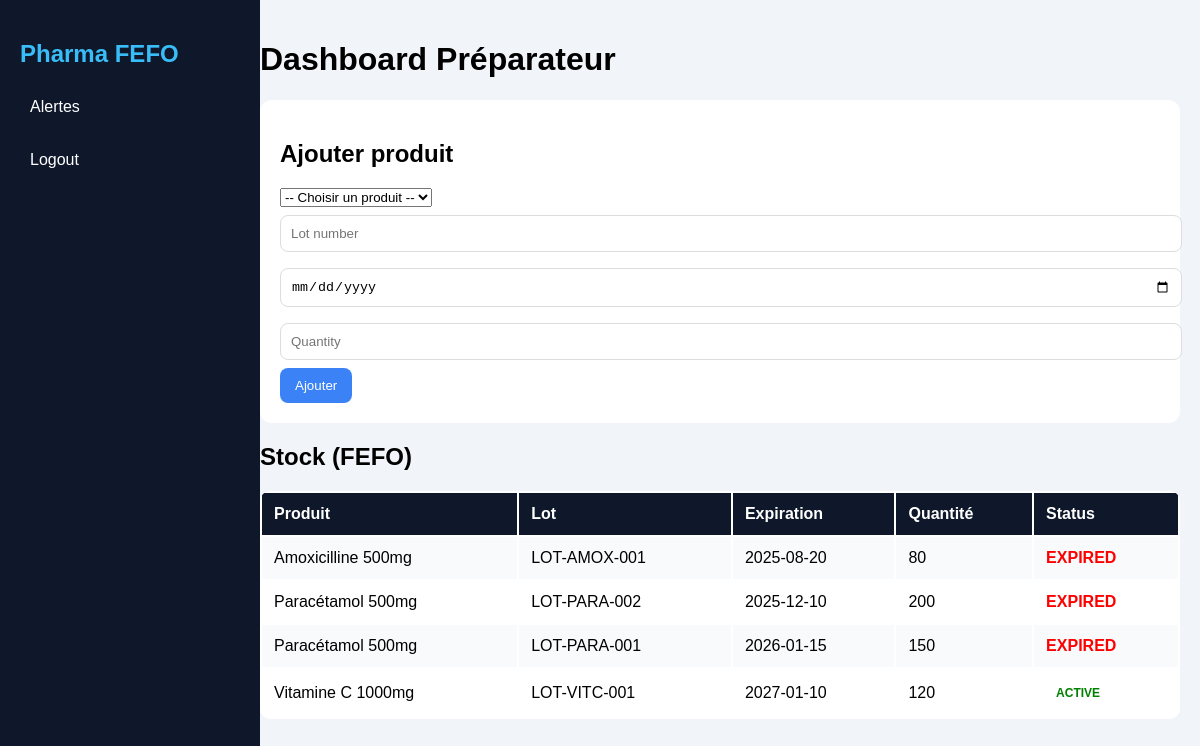
The app's page /index.php?action=preparateur_dashboard (signed in) with its own data.
### tables this page shows
CREATE TABLE stock_batches (
    id INT AUTO_INCREMENT PRIMARY KEY,

    product_id INT NOT NULL,

    lot_number VARCHAR(100) NOT NULL,

    quantity INT NOT NULL DEFAULT 0,

   

    expiry_date DATE NOT NULL,

    created_at TIMESTAMP DEFAULT CURRENT_TIMESTAMP,

    CONSTRAINT fk_product
        FOREIGN KEY (product_id)
        REFERENCES products(id)
        ON DELETE CASCADE
);

CREATE TABLE products (
    id INT AUTO_INCREMENT PRIMARY KEY,
    code VARCHAR(50) UNIQUE NOT NULL,
    name VARCHAR(255) NOT NULL
    
);

### src/Controller/PrepaController.php (called while the page is built, shortened)
<?php
require_once __DIR__ . '/../Repository/StockBatchRepository.php';
class PreparateurController
{
    private StockRepository $stockRepo;
    public function __construct(StockRepository $stockRepo)
    {
        $this->stockRepo = $stockRepo;
    }
    public function dashboard()
    {
        $stock = $this->stockRepo->getStock();
        require dirname(__DIR__, 2) . "/templates/prepa/dashboard.php";
    }
}

### src/Repository/StockBatchRepository.php (called while the page is built, shortened)
<?php
class StockRepository
{
    private PDO $pdo;
    public function __construct(PDO $pdo)
    {
        $this->pdo = $pdo;
    }
    public function getStock()
    {
        $stmt = $this->pdo->query("
            SELECT b.*, p.name, p.code
            FROM stock_batches b
            JOIN products p ON p.id = b.product_id
            ORDER BY b.expiry_date ASC
        ");
        return $stmt->fetchAll(PDO::FETCH_ASSOC);
    }
}

### templates/prepa/dashboard.php (the view, shortened to what this page needs)
<!DOCTYPE html>
<html lang="fr">
<head>
</head>
<body>
<div class="sidebar">
    <h2>Pharma FEFO</h2>
    <a href="index.php?action=alerts"> Alertes</a>
    <a href="index.php?action=logout"> Logout</a>
</div>
<div class="main">
    <h1>Dashboard Préparateur</h1>
    <div class="form-box">
        <h2>Ajouter produit</h2>
      <form method="POST" action="index.php?action=store_stock">
 <select name="product_id" required>
    <option value="">-- Choisir un produit --</option>
</select>
    <input type="text" name="lot_number" placeholder="Lot number" required>
    <input type="date" name="expiry_date" required>
    <input type="number" name="quantity" min="1" required placeholder="Quantity">
    <button>Ajouter</button>
</form>
    </div>
    <h2>Stock (FEFO)</h2>
    <table>
        <tr>
            <th>Produit</th>
            <th>Lot</th>
            <th>Expiration</th>
            <th>Quantité</th>
            <th>Status</th>
        </tr>
   <?php if (!empty($stock) && is_array($stock)): ?>
        <?php foreach ($stock as $s): ?>
            <?php
                $today = new DateTime();
                $expiry = new DateTime($s['expiry_date']);
                if ($expiry < $today) {
                    $status = 'EXPIRED';
                } else {
                    $days = $today->diff($expiry)->days;
                    if ($days <= 30) {
                        $status = 'EXPIRING_30_DAYS';
                    } elseif ($days <= 90) {
                        $status = 'EXPIRING_90_DAYS';
                    } else {
                        $status = 'ACTIVE';
                    }
                }
            ?>
            <tr>
                <td><?= htmlspecialchars($s['name']) ?></td>
                <td><?= htmlspecialchars($s['lot_number']) ?></td>
                <td><?= htmlspecialchars($s['expiry_date']) ?></td>
                <td><?= htmlspecialchars($s['quantity']) ?></td>
                <td>
<?php if ($status === 'ACTIVE'): ?>
    <span class="badge green">ACTIVE</span>
<?php elseif ($status === 'EXPIRING_90_DAYS'): ?>
    <span class="yellow">Proche de péremption</span>
<?php elseif ($status === 'EXPIRING_30_DAYS'): ?>
    <span class="orange">Très proche</span>
<?php else: ?>
    <span class="red">EXPIRED</span>
<?php endif; ?>
</td>
            </tr>
        <?php endforeach; ?>
    <?php endif; ?>
    </table>
</div>
</body>
</html>

### public/index.php (shortened to what this page needs)
<?php
require_once '../src/Controller/PrepaController.php';
require_once '../src/Controller/StockController.php';
require_once __DIR__ . '/../src/Repository/StockBatchRepository.php';
$stockRepo = new StockRepository($pdo);
$preparateurController = new PreparateurController($stockRepo);
$action = $_GET['action'] ?? 'login';
function role()
{
    return $_SESSION['user']['role'] ?? null;
}
switch ($action) {
      case 'preparateur_dashboard':
        if (role() === 'preparateur' || role() === 'admin') {
            $preparateurController->dashboard();
        } else {
            echo "Access denied";
        }
        break;
}

### templates/prepa/dashboard.php (style rules this page uses)
body { margin: 0; font-family: Arial; background: #f1f5f9; }
.sidebar { width: 220px; height: 100vh; background: #0f172a; color: white; position: fixed; padding: 20px; }
.sidebar h2 { color: #38bdf8; }
.sidebar a { display: block; color: white; text-decoration: none; margin: 15px 0; padding: 10px; border-radius: 8px; }
.main { margin-left: 240px; padding: 20px; }
.form-box { background: white; padding: 20px; margin-top: 20px; border-radius: 12px; }
input { width: 100%; padding: 10px; margin: 8px 0; border-radius: 8px; border: 1px solid #ddd; }
button { padding: 10px 15px; background: #3b82f6; color: white; border: none; border-radius: 8px; }
table { width: 100%; background: white; margin-top: 20px; border-radius: 10px; overflow: hidden; }
th, td { padding: 12px; text-align: left; }
th { background: #0f172a; color: white; }
tr:nth-child(even) { background: #f8fafc; }
.badge { padding: 5px 10px; border-radius: 8px; font-size: 12px; font-weight: bold; display: inline-block; }
.green { color:green; font-weight: bold; }
.red { color:red; font-weight: bold; }

### records on screen
stock_batches: product.name "Amoxicilline 500mg", lot_number "LOT-AMOX-001", expiry_date "2025-08-20", quantity "80", shows "EXPIRED"
stock_batches: product.name "Paracétamol 500mg", lot_number "LOT-PARA-002", expiry_date "2025-12-10", quantity "200", shows "EXPIRED"
stock_batches: product.name "Paracétamol 500mg", lot_number "LOT-PARA-001", expiry_date "2026-01-15", quantity "150", shows "EXPIRED"
stock_batches: product.name "Vitamine C 1000mg", lot_number "LOT-VITC-001", expiry_date "2027-01-10", quantity "120", shows "ACTIVE"
